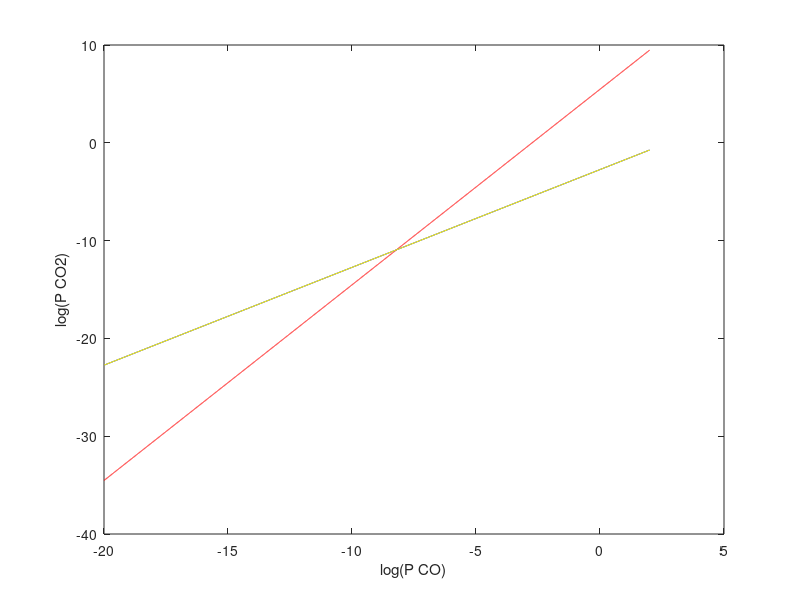

Recreate this plot in MATLAB.
clear all;
X1=linspace(-20,2,10000);

A=-85350;
B=42.05;
Delta_G=A+B*(298.15);
m=-2;
n=-1;
T=1600;
k=exp((Delta_G)/((-1)*(8.314)*(T)));
P_CO2=exp((m/n)*X1-(1/n)*log(k));
Y1=log(P_CO2);
plot(X1,Y1,'r');
hold on ;
xlabel('log(P CO)');
ylabel('log(P CO2)');
X2=linspace(-20,2,50);

A_2=-126700;
B_2=3.82;
Delta_G1=A+B*(298.15);
m_1=2;
n_1=2;
T=1600;
k_2=exp((Delta_G1)/((-1)*(8.314)*(T)));
P_CO2_2=exp((m_1/n_1)*X2-(1/n_1)*log(k_2));
Y2=log(P_CO2_2);
plot(X2,Y2,'b');
hold on;

X7=linspace(-20,2,50);
A_3=-78900;
B_3=0.94;
Delta_G2=A+B*(298.15);
m_2=2;
n_2=2;
T=1600;
k_3=exp((Delta_G2)/((-1)*(8.314)*(T)));
P_CO2_3=exp((m_2/n_2)*X2-(1/n_2)*log(k_3));
Y7=log(P_CO2_3);
plot(X7,Y7,'y');

X12=linspace(-20,2,10000);
P_CO2_23=exp((m_1/n_1)*X12-(1/n_1)*log(k_2));
Y28=log(P_CO2_23);

P_CO2_22=exp((m/n)*X12-(1/n)*log(k));
Y17=log(P_CO2_22);

p=1;
while(Y17(p)>Y28(p))
    p=p+1;
end
l=1;
while(Y28(l)>Y17(l))
    l=l+1;
end
disp(p)
disp(l)
disp(Y1(5360))
